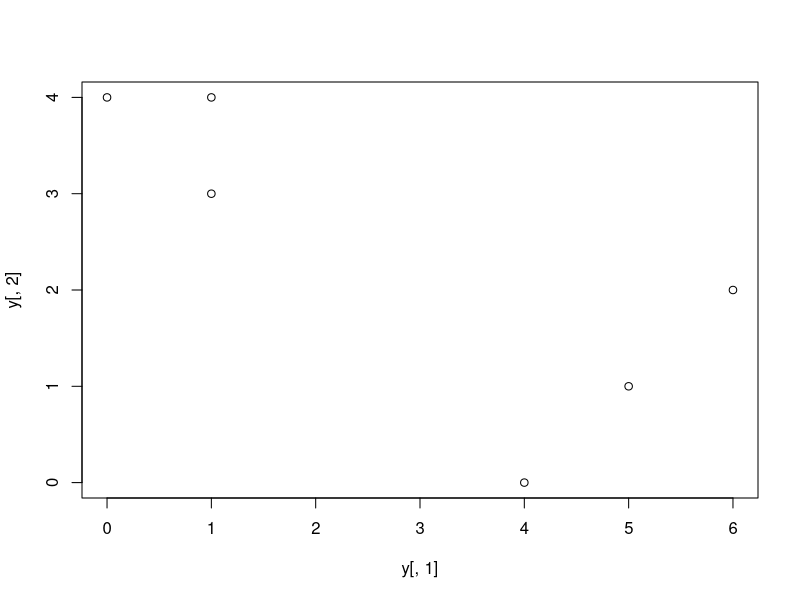
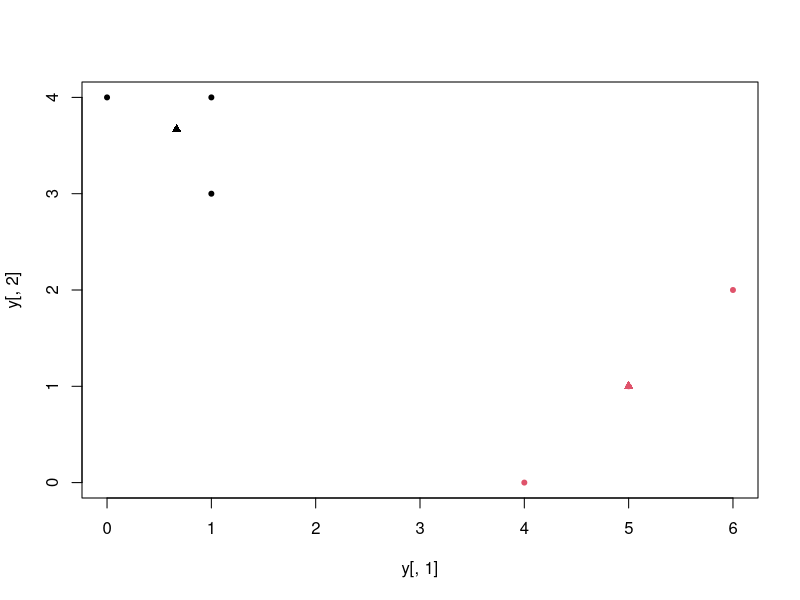

Write the R code that produced these figures, in order.
#---------------------------------question 1)a-----------------------------------------------------
set.seed(1)
y=cbind(c(1,1,0,5,6,4),c(4,3,4,1,2,0))
plot(y[,1],y[,2])

#-----------------------------------------------question 1)b---------------------------------------
print("Answer 2")
random_labels = sample(2, nrow(y), replace=TRUE)
print(random_labels)

#-------------------------------------------------question1)c---------------------------------------
print("Answer 3")
c1 = c(mean(y[random_labels==1, 1]), mean(y[random_labels==1, 2]))
c2 = c(mean(y[random_labels==2, 1]), mean(y[random_labels==2, 2]))

print(c1)
print(c2)

#-------------------------------------------------question 1)d---------------------------------------
print("Answer 4")
distance = function(p, q) {
  dist=sqrt((p[1] - q[1])^2 + (p[2]-q[2])^2)
  return(dist)
}
find_labels = function(y, c1, c2) {
  labels = rep(NA, nrow(y))
  for (i in 1:nrow(y)) {
    if (distance(y[i,], c1) > distance(y[i,], c2)) {
      labels[i] = 2
    } else {
      labels[i] = 1
    }
  }
  return(labels)
}
labels = find_labels(y, c1, c2)
print(labels)

#---------------------------------------------------question 1)e-----------------------------------------
print("Answer 5")
finallabels = rep(0, 6)
while (!all(finallabels == labels)) {
  finallabels = labels
  c1 = c(mean(y[labels==1, 1]), mean(y[labels==1, 2]))
  c2 = c(mean(y[labels==2, 1]), mean(y[labels==2, 2]))
  print(c1)
  print(c2)
  labels = find_labels(y, c1, c2)
  print(labels)
}
#----------------------------------------------------question 1)f------------------------------------------
print("Answer 6")
plot.new()
frame()
plot(y[,1], y[,2], col=labels, pch=20)
points(c1[1], c1[2], col=1, pch=17)
points(c2[1], c2[2], col=2, pch=17)